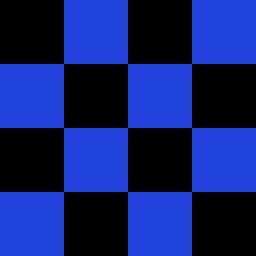

This figure's Python source:
import random as r
from PIL import Image

imgx = 256
imgy = 256
image = Image.new("RGB",(imgx, imgy))
def draw_square(x,y,size,color):
	"""
	This method draws a square with the top left coordinate of x,y. 
	Arguments:
	x: x coordinate of top left corner
	y: y coordinate of top left corner
	size: dimension of square (height and width)
	color: color of square (red or black)
	"""
	for xcoor in range(x,x+size):
		for ycoor in range(y, y+size):
			image.putpixel((xcoor,ycoor),color)

def draw_checkerboard(size):
	"""
	Arguments:
	size: dimension of square (height and width)
	"""
	maincolor = (r.randrange(255),r.randrange(255),r.randrange(255))
	black = (0,0,0)
	currentcolor = black
	for xsquare in range(0, imgx, size):
		if currentcolor == maincolor:
			currentcolor = black
		else:
			currentcolor = maincolor
		for ysquare in range(0, imgy, size):
			if currentcolor == maincolor:
				currentcolor = black
			else:
				currentcolor = maincolor
			draw_square(xsquare,ysquare,size,currentcolor)

draw_checkerboard(64)

image.save("checkerboard.png", "PNG")